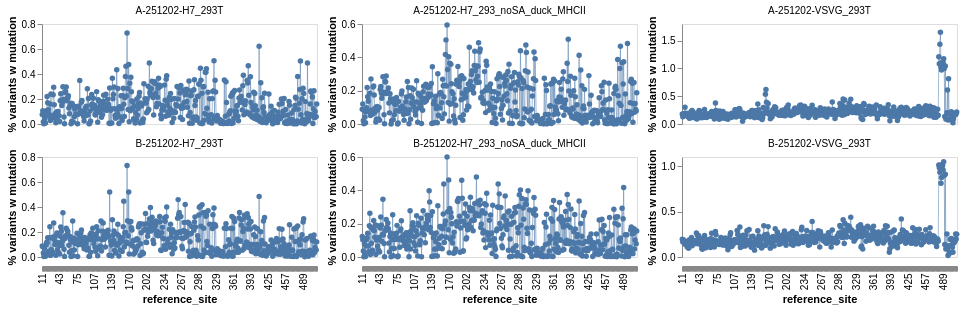

Source (notebook cell):
### Markdown cell above
Make the plot.
Note that you can select which libraries or dates to show with the dropdown box at bottom:

### Code cell
site_freqs_chart = (
    alt.Chart(site_freqs_wide)
    .transform_fold(list(sample_coding.values()), ["sample_coding", "percent"])
    .transform_lookup(
        lookup="sample_coding",
        from_=alt.LookupData(
            data=barcode_runs.assign(
                sample_coding=lambda x: x["sample"].map(sample_coding)
            ),
            key="sample_coding",
            fields=["library", "date", "sample"],
        ),
    )
    .encode(
        x=alt.X(
            "reference_site",
            scale=alt.Scale(nice=False, zero=False),
            sort=alt.SortField("sequential_site"),
            axis=alt.Axis(labelOverlap=True),
        ),
        y=alt.Y("percent:Q", title="% variants w mutation"),
        tooltip=[
            alt.Tooltip(c, format=".3g") if c in {"percent:Q"} else c
            for c in [
                "sequential_site",
                "reference_site",
                "wildtype",
                "percent:Q",
                "date:N",
            ]
        ],
        facet=alt.Facet(
            "sample:N",
            title=None,
            header=alt.Header(labelPadding=0),
            columns=3,
            spacing=5,
        ),
    )
    .mark_line(point=True, size=0.5)
    .properties(height=100, width=275, autosize=alt.AutoSizeParams(resize=True))
    .add_params(*selections)
    .resolve_scale(y="independent")
    .configure_axis(grid=False)
)

for selection in selections:
    site_freqs_chart = site_freqs_chart.transform_filter(selection)

site_freqs_chart

### Figure 1 — Vega-Lite specification as saved in the notebook (floating-point values rounded to 4 significant figures; data arrays with more than 128 entries replaced by an {"elided": "..."} marker saying what was removed)
{"config": {"view": {"continuousWidth": 300, "continuousHeight": 300}, "axis": {"grid": false}}, "data": {"name": "data-853a3857953ac8a6b4c694d4ec03207a"}, "mark": {"type": "line", "point": true, "size": 0.5}, "autosize": {"resize": true}, "encoding": {"facet": {"columns": 3, "field": "sample", "header": {"labelPadding": 0}, "spacing": 5, "title": null, "type": "nominal"}, "tooltip": [{"field": "sequential_site", "type": "quantitative"}, {"field": "reference_site", "type": "nominal"}, {"field": "wildtype", "type": "nominal"}, {"field": "percent", "format": ".3g", "type": "quantitative"}, {"field": "date", "type": "nominal"}], "x": {"axis": {"labelOverlap": true}, "field": "reference_site", "scale": {"nice": false, "zero": false}, "sort": {"field": "sequential_site"}, "type": "nominal"}, "y": {"field": "percent", "title": "% variants w mutation", "type": "quantitative"}}, "height": 100, "params": [{"name": "param_1", "select": {"type": "point", "fields": ["library"]}, "bind": {"input": "select", "options": [null, "A", "B"], "labels": ["all", "A", "B"], "name": "library"}}, {"name": "param_2", "select": {"type": "point", "fields": ["date"]}, "bind": {"input": "select", "options": [null, "2025-12-02"], "labels": ["all", "2025-12-02"], "name": "date"}}], "resolve": {"scale": {"y": "independent"}}, "transform": [{"fold": ["0", "1", "2", "3", "4", "5"], "as": ["sample_coding", "percent"]}, {"lookup": "sample_coding", "from": {"data": {"name": "data-4971490c4a1e85e8fadea4e190cd5a5c"}, "key": "sample_coding", "fields": ["library", "date", "sample"]}}, {"filter": {"param": "param_1"}}, {"filter": {"param": "param_2"}}], "width": 275, "$schema": "https://vega.github.io/schema/vega-lite/v5.20.1.json", "datasets": {"data-853a3857953ac8a6b4c694d4ec03207a": {"elided": "506 records"}, "data-4971490c4a1e85e8fadea4e190cd5a5c": [{"sample": "A-251202-H7_293T", "library": "A", "date": "2025-12-02", "sample_coding": "0"}, {"sample": "A-251202-H7_293_noSA_duck_MHCII", "library": "A", "date": "2025-12-02", "sample_coding": "1"}, {"sample": "A-251202-VSVG_293T", "library": "A", "date": "2025-12-02", "sample_coding": "2"}, {"sample": "B-251202-H7_293T", "library": "B", "date": "2025-12-02", "sample_coding": "3"}, {"sample": "B-251202-H7_293_noSA_duck_MHCII", "library": "B", "date": "2025-12-02", "sample_coding": "4"}, {"sample": "B-251202-VSVG_293T", "library": "B", "date": "2025-12-02", "sample_coding": "5"}]}}
